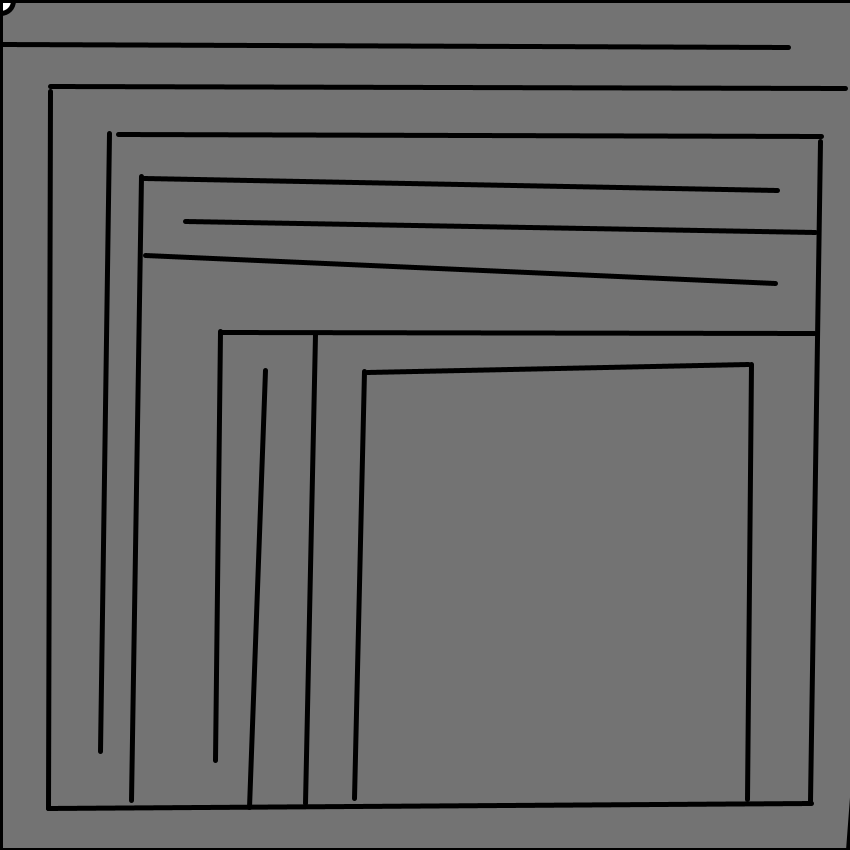
Frame 1 (no input)
Frame 60 (the mouse pressed at the canvas centre just before this capture): identical to frame 1, image omitted
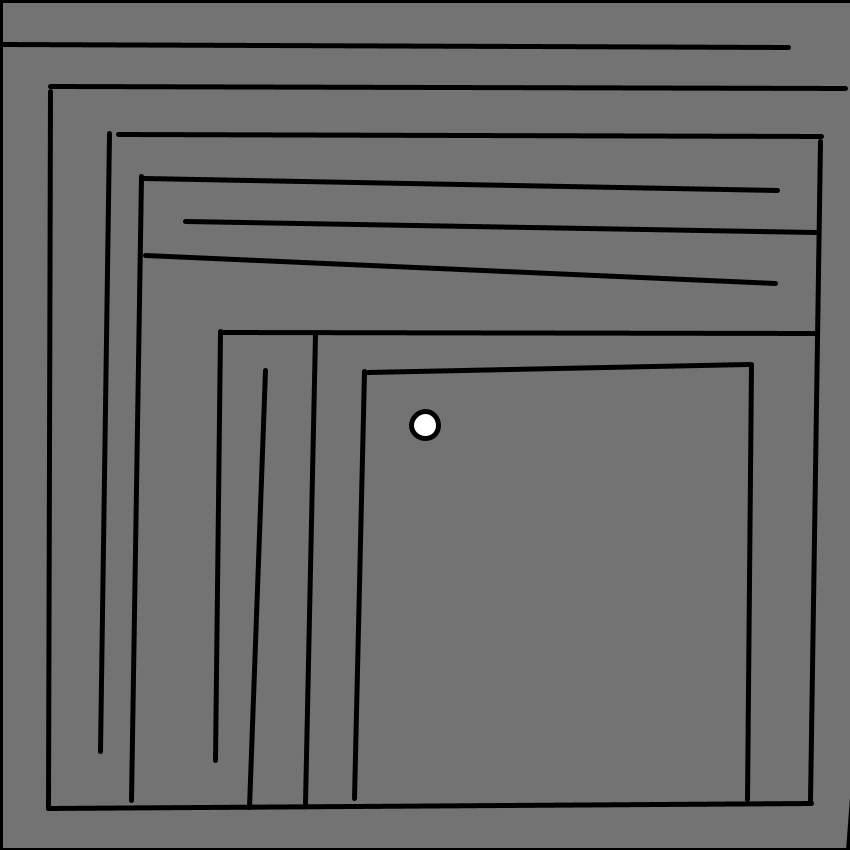
Frame 120 (the mouse held since frame 60 and released just before this capture)

The Processing sketch that drew these frames (run headless with seeded random() and noise(); from frame 60 on, the mouse is pressed at the canvas centre):

// Processing sketch: sketch_2025_01_23_00_20_36_mkv
// ── sketch_2025_01_23_00_20_36_mkv.pde
void setup() {
  size(850, 850);
  strokeWeight(5);
}

void draw() {
  background(115);

  // Character Player
  circle(mouseX, mouseY, 27);
  // end of character lists
  // walls around the level
  line(0, 850, 0, 0);//this is line 13 border
  line(850, 0, 0, 0);//this is line 14 border
  line(0, 850, 850, 850);//this is line 15 border
  line(848, 850, 912, 0);//this is line 16 border
  // end of level walls
  //group 1
  line(788, 47, 0, 44); //this is line 1
  line(50, 86, 845, 88); //this is line 2
  line(50, 91, 48, 808);    //this is line 3
  line(48, 808, 811, 803);  //this is line 4
  line(820, 141, 810, 801); //this is line 5
  line(118, 134, 821, 136); // this is line 6
  line(100, 751, 109, 133); //this is line 7
  line(131, 800, 141, 176); //this is line 8
  line(777, 190, 144, 178); //this is line 9
  line(185, 221, 815, 232); //this is line 10
  line(775, 283, 145, 255); //this is line 11
  line(221, 332, 814, 333); //this is line 12
  line(215, 760, 220, 331); //this is line 13
  line(249, 807, 265, 370); //this is line 14
  line(315, 334, 305, 803); //this is line 15
  line(354, 798, 364, 371); //this is line 16
  line(748, 364, 367, 372); //this is line 17
  line(751, 364, 747, 799); //this is line 18
  //this is the end of the level walls 
  //this the goal 
  
}
